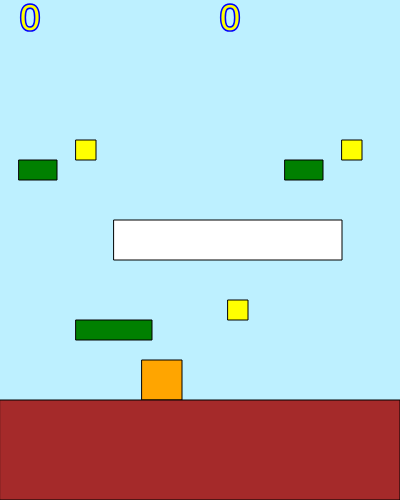
Frame 1 (no input)
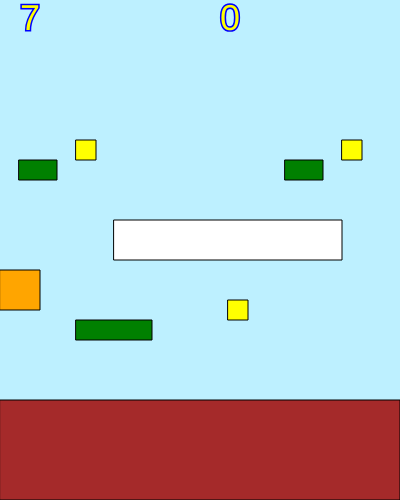
Frame 60 (no input)
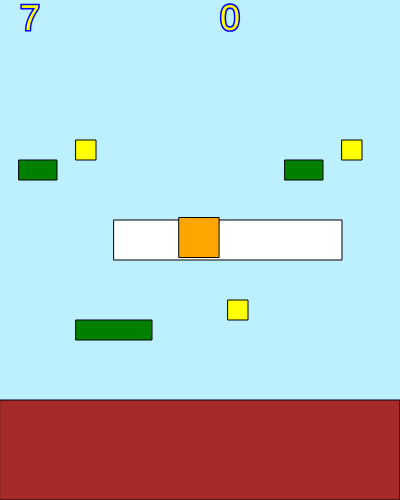
Frame 120 (the mouse pressed at the canvas centre since frame 60)

The p5.js sketch that drew these frames (run headless with seeded random() and noise() and a simulated clock; from frame 60 on, the mouse is pressed at the canvas centre):

// p5.js sketch
// ── sketch.js
let p = {};
gravity = 0.5;
p.vel = 0;
p.x = 180;
p.y = 360;
p.maxH = 0;
p.score = 0;

let m = {};
m.vel = 0;
m.off = 0;

let clouds = [];
let bonus = {};
let platforms = {};


///////setup
function setup() {
    createCanvas(400, 500);
    setBonus();
    setPlatforms();
    setClouds();
}

///////draw
function draw() {
    var backmod = Math.trunc(p.y/ -200);

    background(190 + backmod, 240, 255);

    stroke('black');
    strokeWeight(1);

    // figure out gravity
    p.vel += gravity;
    p.y += p.vel;

    if (p.y > 360) {
        p.y = 360;
        p.vel = -12.5;
    }

    // figure out left/right
    m.vel = Math.trunc(mouseX - p.x);
    p.x += m.vel / 10;

    if (p.x < 20) p.x = 20;
    if (p.x > 380) p.x = 380;

    // top tracking
    if (p.y < 200) {
        m.off = p.y - 200;
    }

    // clouds
    fill('white');
    clouds.forEach(cld => {
        var cx = cld.col * 38;
        var cy = (cld.alt * -20) + 300 - (m.off / 2);
        var cw = cld.wid * 38;
        var ch = cld.hih * -20;
        rect(cx, cy, cw, ch);
    });

    // player
    fill('orange');
    rect(p.x - 20, p.y - m.off, 40, 40);

    // bonus
    fill('yellow');
    bonus.arr.forEach(bns => {
        var bx = bns.col * 38;
        var by = (bns.alt * -20) + 300 - m.off;
        rect(bx, by, 20, 20);
        var a = { x: p.x - 20, y: p.y - m.off, w: 40, h: 40 };
        var b = { x: bx, y: by, w: 20, h: 20 };
        var collided = collision(a, b);
        if (collided) {
            p.vel = -18;
            var ind = bonus.arr.indexOf(bns);
            bonus.arr.splice(ind, 1);
            p.score++;
        }
    });

    // platform
    fill('green');
    platforms.arr.forEach(plt => {
        var px = plt.col * 38;
        var py = (plt.alt * -20) + 300 - (m.off);
        var pw = plt.wid * 38;
        var ph = plt.hih * -20;
        rect(px, py, pw, ph);
        var a = { x: p.x - 20, y: p.y - m.off, w: 40, h: 40 };
        var b = { x: px, y: py, w: pw, h: ph };
        var collided = bottomCollision(a, b);
        if (collided && p.vel > 0) {
            p.vel = -13;
        }
    });

    // ground
    fill('brown');
    rect(0, 400 - m.off, 400, 100);

    fill('yellow');
    stroke('blue');
    strokeWeight(3);
    textSize(36);
    
    p.maxH = Math.max(Math.trunc((p.y / -20) + 18), p.maxH);
    text(p.maxH, 20, 30);
    text(p.score, 220, 30)
    
    // debug info
    
}



function bottomCollision(a, b) {
    // bottom left corner of a inside b
    if (a.x > b.x && a.x < b.x + b.w) {
        if (a.y + a.h > b.y && a.y + a.h < b.y + b.h) {
            return true;
        }
    }

    // bottom right corner of a inside b
    if (a.x + a.w > b.x && a.x + a.w < b.x + b.w) {
        if (a.y + a.h > b.y && a.y + a.h < b.y + b.h) {
            return true;
        }
    }

    // bottom left corner of a inside b
    if (b.x > a.x && b.x < a.x + a.w) {
        if (b.y + b.h > a.y && b.y + b.h < a.y + a.h) {
            return true;
        }
    }

    // bottom right corner of a inside b
    if (b.x + b.w > a.x && b.x + b.w < a.x + a.w) {
        if (b.y + b.h > a.y && b.y + b.h < a.y + a.h) {
            return true;
        }
    }

    // top of a above but between sides of b AND
    // bottom of a below but between sides of b
    if (a.x > b.x && a.x + a.w < b.x + b.w) {
        if (a.y < b.y && a.y + a.h > b.y + b.h) {
            return true;
        }
    }

    // top of b above but between sides of a AND
    // bottom of b below but between sides of a
    if (b.x > a.x && b.x + b.w < a.x + a.w) {
        if (b.y < a.y && b.y + b.h > a.y + a.h) {
            return true;
        }
    }

    return false;
}

function collision(a, b) {
    // top left corner of a inside b
    if (a.x > b.x && a.x < b.x + b.w) {
        if (a.y > b.y && a.y < b.y + b.h) {
            return true;
        }
    }

    // top right corner of a inside b
    if (a.x + a.w > b.x && a.x + a.w < b.x + b.w) {
        if (a.y > b.y && a.y < b.y + b.h) {
            return true;
        }
    }

    // bottom left corner of a inside b
    if (a.x > b.x && a.x < b.x + b.w) {
        if (a.y + a.h > b.y && a.y + a.h < b.y + b.h) {
            return true;
        }
    }

    // bottom right corner of a inside b
    if (a.x + a.w > b.x && a.x + a.w < b.x + b.w) {
        if (a.y + a.h > b.y && a.y + a.h < b.y + b.h) {
            return true;
        }
    }

    ///////////
    // top left corner of b inside a
    if (b.x > a.x && b.x < a.x + a.w) {
        if (b.y > a.y && b.y < a.y + a.h) {
            return true;
        }
    }

    // top right corner of a inside b
    if (b.x + b.w > a.x && b.x + b.w < a.x + a.w) {
        if (b.y > a.y && b.y < a.y + a.h) {
            return true;
        }
    }

    // bottom left corner of a inside b
    if (b.x > a.x && b.x < a.x + a.w) {
        if (b.y + b.h > a.y && b.y + b.h < a.y + a.h) {
            return true;
        }
    }

    // bottom right corner of a inside b
    if (b.x + b.w > a.x && b.x + b.w < a.x + a.w) {
        if (b.y + b.h > a.y && b.y + b.h < a.y + a.h) {
            return true;
        }
    }

    // top of a above but between sides of b AND
    // bottom of a below but between sides of b
    if (a.x > b.x && a.x + a.w < b.x + b.w) {
        if (a.y < b.y && a.y + a.h > b.y + b.h) {
            return true;
        }
    }

    // top of b above but between sides of a AND
    // bottom of b below but between sides of a
    if (b.x > a.x && b.x + b.w < a.x + a.w) {
        if (b.y < a.y && b.y + b.h > a.y + a.h) {
            return true;
        }
    }

    return false;
}
// ── data.js
function setBonus() {
    bonus.arr = [
        { alt: 0, col: 6 },
        { alt: 8, col: 9 },
        { alt: 8, col: 2 },
        { alt: 18, col: 3 },
        { alt: 18, col: 5 },
        { alt: 28, col: 5 },
        { alt: 28, col: 3 },
        { alt: 38, col: 4 },
        { alt: 38, col: 7 },
        { alt: 48, col: 6 },
        { alt: 48, col: 9 },
        { alt: 60, col: 10 },
        { alt: 60, col: 8 },
        { alt: 72, col: 10 },
        { alt: 72, col: 8 },
        { alt: 84, col: 10 },
        { alt: 84, col: 8 },
        { alt: 92, col: 10 },
        { alt: 92, col: 2 },
        { alt: 92, col: 4 },
        { alt: 92, col: 6 },
        { alt: 92, col: 8 },
        { alt: 105, col: 2 },
        { alt: 105, col: 4 },
        { alt: 105, col: 6 },
        { alt: 105, col: 8 },

        { alt: 118, col: 0 },
        { alt: 118, col: 1 },
        { alt: 118, col: 2 },
        { alt: 118, col: 3 },
        { alt: 118, col: 4 },

        { alt: 124, col: 6 },
        { alt: 124, col: 7 },
        { alt: 124, col: 8 },
        { alt: 124, col: 9 },
        { alt: 124, col: 10 },
        
        { alt: 130, col: 0 },
        { alt: 130, col: 1 },
        { alt: 130, col: 2 },
        { alt: 130, col: 3 },
        { alt: 130, col: 4 },
        
        { alt: 136, col: 6 },
        { alt: 136, col: 7 },
        { alt: 136, col: 8 },
        { alt: 136, col: 9 },
        { alt: 136, col: 10 },
        
        { alt: 152, col: 2 },
        { alt: 152, col: 4 },
        { alt: 152, col: 6 },
        { alt: 152, col: 8 },
        { alt: 157, col: 1 },
        { alt: 157, col: 3 },
        { alt: 157, col: 5 },
        { alt: 157, col: 7 },
        { alt: 157, col: 9 },
        
        { alt: 170, col: 5 },
        { alt: 176, col: 2 },
        { alt: 176, col: 8 },
        { alt: 182, col: 5 },
        { alt: 188, col: 2 },
        { alt: 188, col: 8 },
        { alt: 194, col: 5 },
        { alt: 200, col: 2 },
        { alt: 200, col: 8 },
        { alt: 206, col: 5 },
        
        { alt: 215, col: 5 },
        { alt: 230, col: 5 },
        { alt: 240, col: 5 },
        
        { alt: 247, col: 7 },
        { alt: 249, col: 6 },
        { alt: 249, col: 7 },
        { alt: 249, col: 8 },
        { alt: 251, col: 7 },
        
        { alt: 257, col: 3 },
        { alt: 259, col: 2 },
        { alt: 259, col: 3 },
        { alt: 259, col: 4 },
        { alt: 261, col: 3 },
        
        { alt: 267, col: 5 },
        { alt: 269, col: 4 },
        { alt: 269, col: 5 },
        { alt: 269, col: 6 },
        { alt: 271, col: 5 },
        
        { alt: 277, col: 1 },
        { alt: 279, col: 0 },
        { alt: 279, col: 1 },
        { alt: 279, col: 2 },
        { alt: 281, col: 1 },
        
        { alt: 287, col: 9 },
        { alt: 289, col: 8 },
        { alt: 289, col: 9 },
        { alt: 289, col: 10 },
        { alt: 291, col: 9},
        
        { alt: 310, col: 1.5},
        { alt: 318, col: 5.5},
        { alt: 326, col: 9.5},
        
        { alt: 340, col: 1.5},
        { alt: 348, col: 5.5},
        { alt: 356, col: 9.5},
        
        { alt: 392, col: 7},
        { alt: 412, col: 7},
    ];
}

function setPlatforms() {
    platforms.arr = [
        { alt: -1, col: 2, wid: 2, hih: 1 },
        { alt: 7, col: 0.5, wid: 1, hih: 1 },
        { alt: 7, col: 7.5, wid: 1, hih: 1 },
        { alt: 140, col: 4, wid: 2, hih: 1 },
        { alt: 140, col: 0, wid: 0.5, hih: 1 },
        { alt: 140, col: 10, wid: 0.5, hih: 1 },
        
        { alt: 147, col: 2, wid: 2, hih: 1 },
        { alt: 147, col: 6, wid: 2, hih: 1 },
        { alt: 301, col: 2, wid: 2, hih: 1 },
        
        { alt: 309, col: 0, wid: 1, hih: 1 },
        { alt: 317, col: 4, wid: 1, hih: 1 },
        { alt: 325, col: 8, wid: 1, hih: 1 },
        { alt: 334, col: 9.5, wid: 1, hih: 1 },
        
        { alt: 339, col: 0, wid: 1, hih: 1 },
        { alt: 347, col: 4, wid: 1, hih: 1 },
        { alt: 355, col: 8, wid: 1, hih: 1 },
        { alt: 364, col: 9.5, wid: 1, hih: 1 },
        
        { alt: 370, col: 5, wid: 0.5, hih: 0.5 },
        { alt: 378, col: 5, wid: 0.5, hih: 0.5 },
        { alt: 386, col: 5, wid: 0.5, hih: 0.5 },
        
        { alt: 402, col: 5, wid: 0.5, hih: 0.5 },
        { alt: 424, col: 7, wid: 0.5, hih: 0.5 },

    ];
}

function setClouds() {
    clouds = [
        {alt: 4, col: 3, wid: 6, hih: 2},
        {alt: 44, col: 1, wid: 5, hih: 16},
        {alt: 80, col: -0.5, wid: 7, hih: 8},
        {alt: 120, col: 7, wid: 2, hih: 20},
        {alt: 140, col: 1, wid: 2, hih: 2},
        {alt: 190, col: 3, wid: 5, hih: 5},
    ];
}


// ── style.css
html, body {
  margin: 0;
  padding: 0;
}

.canvas-view {
  margin-left: 20vw;
}

canvas {
  display: block;
}
